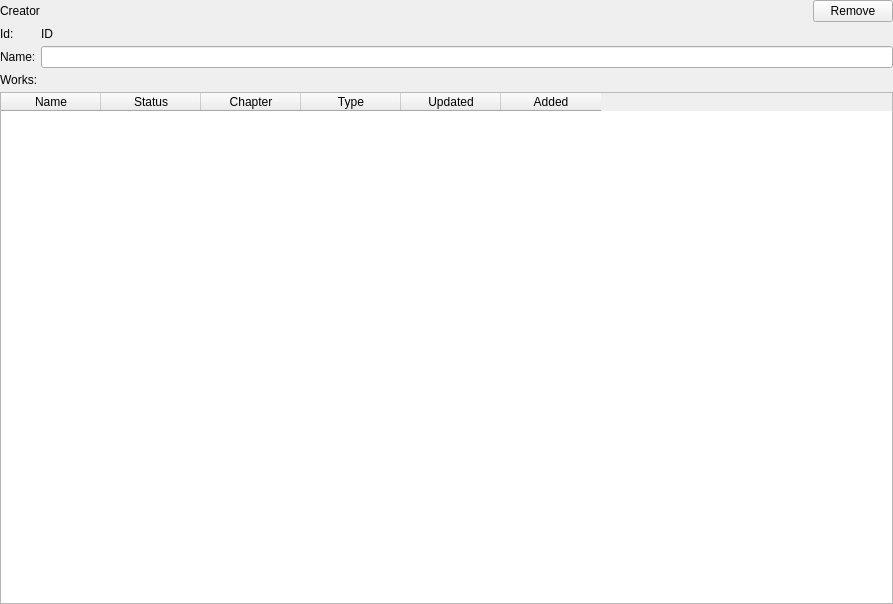
<?xml version="1.0" encoding="UTF-8"?>
<ui version="4.0">
 <class>CreatorPage</class>
 <widget class="QWidget" name="CreatorPage">
  <property name="geometry">
   <rect>
    <x>0</x>
    <y>0</y>
    <width>893</width>
    <height>604</height>
   </rect>
  </property>
  <property name="windowTitle">
   <string>Form</string>
  </property>
  <layout class="QVBoxLayout" name="verticalLayout">
   <property name="spacing">
    <number>5</number>
   </property>
   <property name="leftMargin">
    <number>0</number>
   </property>
   <property name="topMargin">
    <number>0</number>
   </property>
   <property name="rightMargin">
    <number>0</number>
   </property>
   <property name="bottomMargin">
    <number>0</number>
   </property>
   <item>
    <layout class="QHBoxLayout" name="horizontalLayout" stretch="0,1,0">
     <property name="spacing">
      <number>5</number>
     </property>
     <item>
      <widget class="QLabel" name="label_3">
       <property name="text">
        <string>Creator</string>
       </property>
      </widget>
     </item>
     <item>
      <spacer name="horizontalSpacer">
       <property name="orientation">
        <enum>Qt::Horizontal</enum>
       </property>
       <property name="sizeHint" stdset="0">
        <size>
         <width>40</width>
         <height>20</height>
        </size>
       </property>
      </spacer>
     </item>
     <item>
      <widget class="QPushButton" name="removeButton">
       <property name="text">
        <string>Remove</string>
       </property>
      </widget>
     </item>
    </layout>
   </item>
   <item>
    <layout class="QFormLayout" name="formLayout">
     <item row="0" column="0">
      <widget class="QLabel" name="label_2">
       <property name="text">
        <string>Id:</string>
       </property>
      </widget>
     </item>
     <item row="0" column="1">
      <widget class="QLabel" name="idLabel">
       <property name="text">
        <string>ID</string>
       </property>
      </widget>
     </item>
     <item row="1" column="0">
      <widget class="QLabel" name="label_4">
       <property name="text">
        <string>Name:</string>
       </property>
      </widget>
     </item>
     <item row="1" column="1">
      <widget class="QLineEdit" name="nameLineEdit"/>
     </item>
    </layout>
   </item>
   <item>
    <widget class="QLabel" name="label">
     <property name="text">
      <string>Works:</string>
     </property>
    </widget>
   </item>
   <item>
    <widget class="QTableWidget" name="tableWidget">
     <property name="focusPolicy">
      <enum>Qt::NoFocus</enum>
     </property>
     <property name="editTriggers">
      <set>QAbstractItemView::NoEditTriggers</set>
     </property>
     <property name="alternatingRowColors">
      <bool>true</bool>
     </property>
     <property name="selectionMode">
      <enum>QAbstractItemView::SingleSelection</enum>
     </property>
     <property name="selectionBehavior">
      <enum>QAbstractItemView::SelectRows</enum>
     </property>
     <property name="showGrid">
      <bool>false</bool>
     </property>
     <property name="sortingEnabled">
      <bool>true</bool>
     </property>
     <property name="cornerButtonEnabled">
      <bool>false</bool>
     </property>
     <attribute name="horizontalHeaderHighlightSections">
      <bool>false</bool>
     </attribute>
     <attribute name="verticalHeaderHighlightSections">
      <bool>false</bool>
     </attribute>
     <column>
      <property name="text">
       <string>Name</string>
      </property>
     </column>
     <column>
      <property name="text">
       <string>Status</string>
      </property>
     </column>
     <column>
      <property name="text">
       <string>Chapter</string>
      </property>
     </column>
     <column>
      <property name="text">
       <string>Type</string>
      </property>
     </column>
     <column>
      <property name="text">
       <string>Updated</string>
      </property>
     </column>
     <column>
      <property name="text">
       <string>Added</string>
      </property>
     </column>
    </widget>
   </item>
  </layout>
 </widget>
 <resources/>
 <connections/>
</ui>
